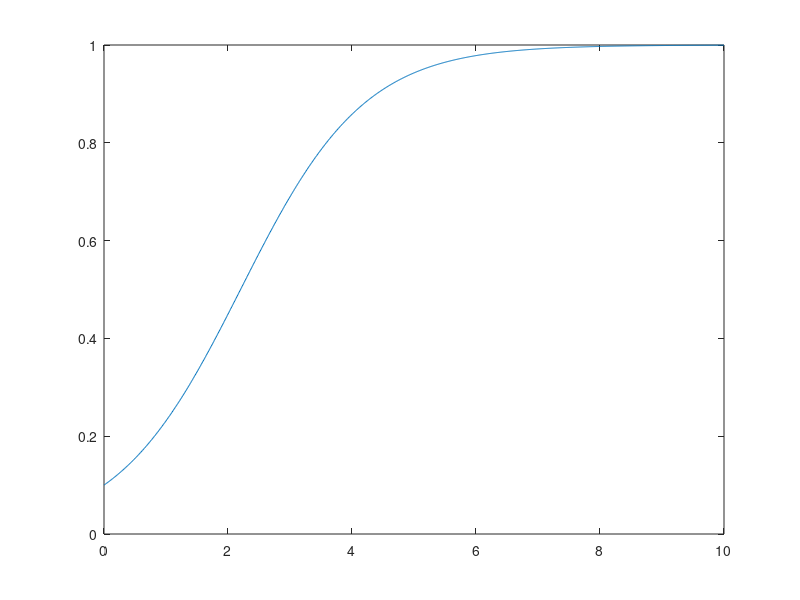

MATLAB code to generate this figure:
h = 0.01;
t0 = 0; t1 = 10;
t = t0:h:t1;
y = zeros(size(t));
y(1) = 0.1; 
f = @(y) y - y^2;
size(y)
for i = 2:length(y)
    y(i) = y(i-1) + h * f(y(i-1));
end
plot(t, y);